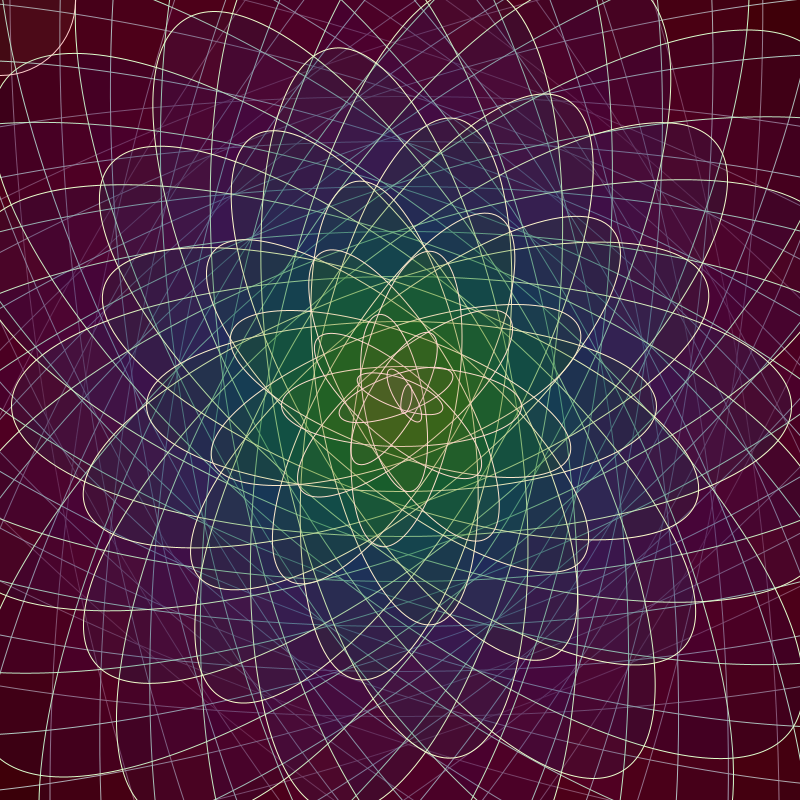
Frame 1 (no input)
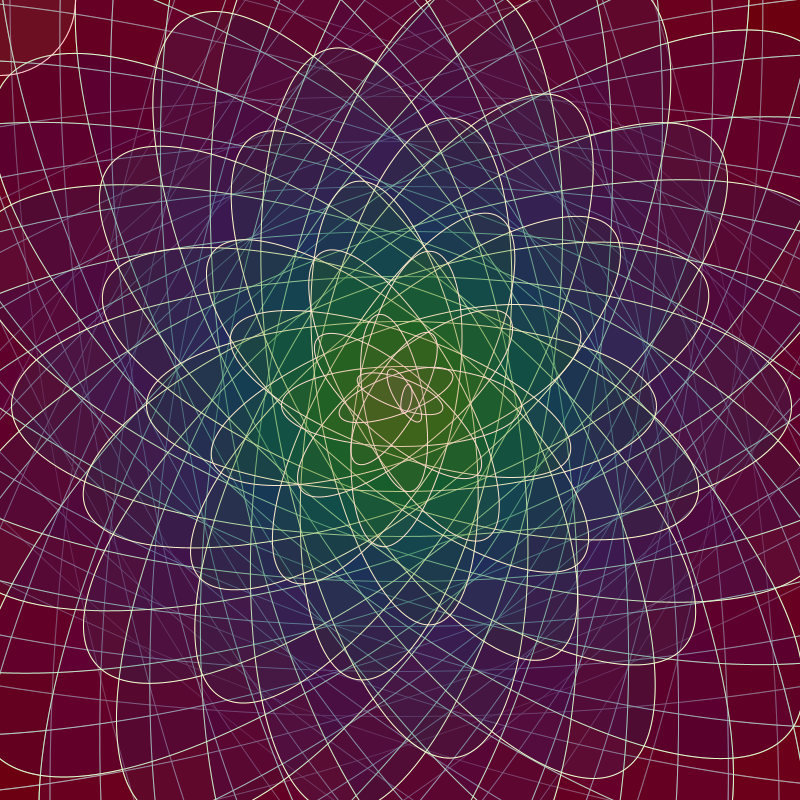
Frame 60 (the mouse pressed at the canvas centre just before this capture)
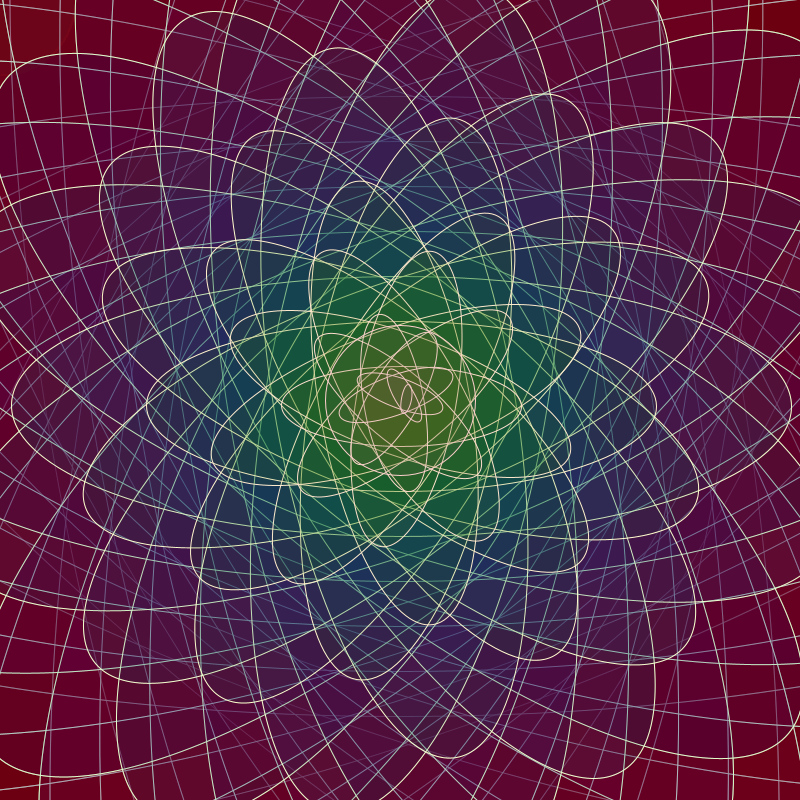
Frame 120 (the mouse held since frame 60 and released just before this capture)

The Processing sketch that drew these frames (run headless with seeded random() and noise(); from frame 60 on, the mouse is pressed at the canvas centre):

// Processing sketch: processing_115684
// ── processing_115684.pde

void setup() {
  size(800, 800);
  smooth();
  background(0);
  ellipseMode(CENTER);
  colorMode(HSB);
}
void draw() {
pushMatrix();
  translate(width/2, height/2);
  int s= 70;
  smooth();
  for (int i=s;i>0;i--)
  {
    rotate(2*PI/9);
    stroke(i*2, 50, 255);  
    fill(i*5,i*30, 115, 25);
    ellipse(2, 6, i*30, i*10);
  }
  popMatrix();
  ellipse(mouseX,mouseY,150,150);
}
